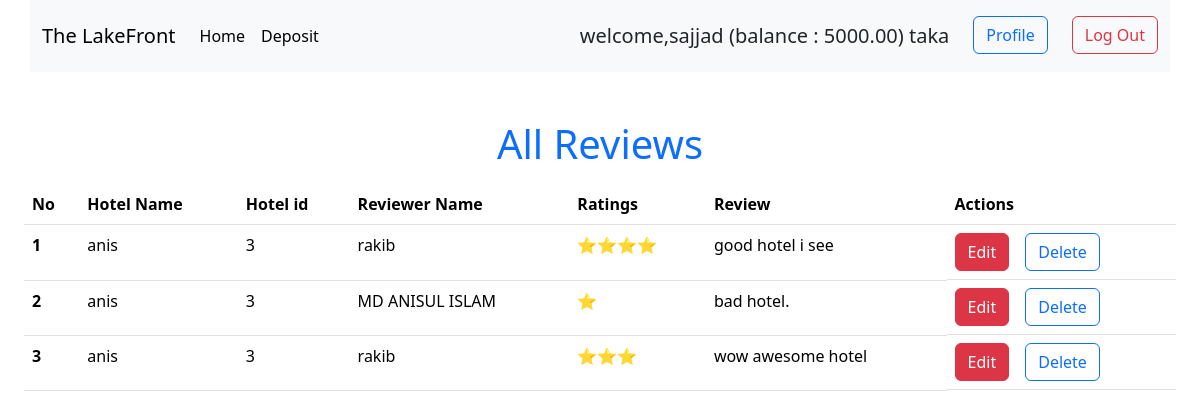
The page /people/profile/ (signed in) on the database as committed earlier.
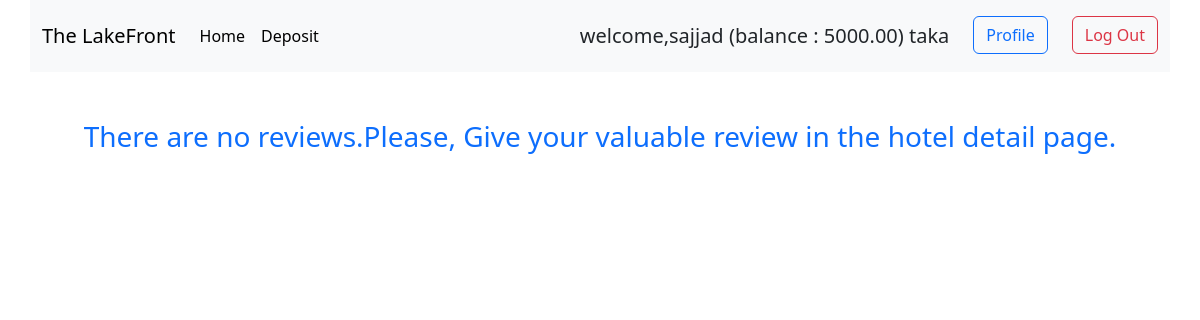
The same page on the database as committed later.
### people/models.py (models this page shows, shortened)
class UserAccount(models.Model):
    user=models.OneToOneField(User, related_name='account', on_delete=models.CASCADE)
    birth_date=models.DateTimeField(null=True, blank=True)
    gender_type=models.CharField(max_length=10,choices=GENDER_TYPE,default='Male')
    address=models.TextField(null=True, blank=True)
    phone_no=models.IntegerField(null=True, blank=True)
    created_at=models.DateTimeField(auto_now_add=True)
    balance=models.DecimalField(max_digits=10,decimal_places=2,default=0)

### hotel/models.py (models this page shows, shortened)
class Comment(models.Model):
    hotel=models.ForeignKey(HotelInfo,on_delete=models.CASCADE, related_name='comments')
    user=models.ForeignKey(User,on_delete=models.CASCADE,null=True,blank=True)
    name=models.CharField(max_length=100)
    ratings=models.CharField(max_length=10,choices=RATINGS_TYPE)
    body=models.TextField()
    created_on=models.DateTimeField(auto_now_add=True)

class HotelInfo(models.Model):
    name = models.CharField(max_length=100)
    address = models.CharField(max_length=100)
    phone = models.CharField(max_length=100)
    email = models.CharField(max_length=100)
    website = models.CharField(max_length=100)
    hotel_image = models.ImageField(upload_to='hotel/media/uploads/',null=True)
    price=models.DecimalField(max_digits=10,decimal_places=2,null=True)
    description = models.TextField()

### people/views.py (the view)
# urls.py: path('profile/',views.ProfileView.as_view(),name='profile'),
class ProfileView(View):
    template_name = 'accounts/profile.html'
    def get(self, request):
        user=request.user
        data=Comment.objects.filter(user=user)
        return render(request, self.template_name,{"data":data})

### people/templates/accounts/profile.html
{% extends 'base.html' %}
{% block content %}
{% if data|length == 0 %}
<h3 class="text-center text-primary mt-5 mb-5">There are no reviews.Please, Give your valuable review in the hotel detail page.</h3>
{% else %}
<h1 class="text-center text-primary mt-5 mb-3">All Reviews</h1>
<table class="table">
  <thead>
    <tr>
      <th scope="col">No</th>
      <th scope="col">Hotel Name</th>
      <th scope="col">Hotel id</th>
      <th scope="col">Reviewer Name</th>
      <th scope="col">Ratings</th>
      <th scope="col">Review </th>
      <th scope="col">Actions</th>
    </tr>
  </thead>
  <tbody>
  {% for item in data %}
  <tr>
      <th scope="row">{{forloop.counter}}</th>
      <td>{{item.hotel.name}}</td>
      <td>{{item.hotel.id}}</td>
      <td>{{item.name}}</td>
      <td>{{item.ratings}}</td>
      <td>{{item.body | truncatewords:10}}</td>
      <td class="d-flex gap-3">
          <a href="{% url 'edit_review' item.id %}">
              <button type="button" class="btn btn-danger">Edit</button>
          </a>
          <a href="{% url 'delete_review' item.id %}">
              <button type="button" class="btn btn-outline-primary">Delete</button>
          </a>
      </td>
  </tr>
  {% endfor %}
  </tbody>
</table>
{% endif %}
{% endblock %}

### core/templates/base.html (shortened to what this page needs)
<!DOCTYPE html>
<html lang="en">
<head>
    <link href="https://cdn.jsdelivr.net/npm/bootstrap@5.3.2/dist/css/bootstrap.min.css" rel="stylesheet">
</head>
<body>
    <section>
    <nav class="navbar container navbar-expand-lg bg-body-tertiary py-3 shadow-md mb-4">
      <div class="container-fluid">
        <a class="navbar-brand" href="{% url 'home' %}">The LakeFront</a>
        <div class="collapse navbar-collapse" id="navbarTogglerDemo02">
          <ul class="navbar-nav me-auto mb-2 mb-lg-0">
            <li class="nav-item">
              <a class="nav-link active" aria-current="page" href="{% url 'home' %}">Home</a>
            </li>
            {% if request.user.is_authenticated %}
            <li class="nav-item">
              <a class="nav-link active" aria-current="page" href="{% url 'deposit' %}">Deposit</a>
            </li>
            {% endif %}
          </ul>
          <div class="d-flex gap-4" >
            {% if request.user.is_authenticated %}
            <h5 class="mt-2"> welcome,{{request.user.username}}  (balance : {{request.user.account.balance}}) taka</h5>
            <a href="{% url 'profile' %}">
              <button type="button" class="btn btn-outline-primary">Profile</button>
             </a>
             <a href="{% url 'logout' %}">
              <button type="button" class="btn btn-outline-danger">Log Out</button>
            </a>
             {% endif %}
          </div>
        </div>
      </div>
    </nav>
    </section>
    <div class="px-4">
    {% block content %}
    {% endblock %}
    </div>
</body>
</html>
{% load sweetify %}

Rows that differ between the two databases and show on the page:
removed Comment: hotel.name "anis", hotel.id "3", name "rakib", ratings "⭐⭐⭐⭐", body "good hotel i see"
removed Comment: hotel.name "anis", hotel.id "3", name "MD ANISUL ISLAM", ratings "⭐", body "bad hotel."
removed Comment: hotel.name "anis", hotel.id "3", name "rakib", ratings "⭐⭐⭐", body "wow awesome hotel"
Other text that changed with them:
text no longer shown: "All Reviews No Hotel Name Hotel id Reviewer Name Ratings Review Actions"
text now shown: "There are no reviews.Please, Give your valuable review in the hotel detail page."
